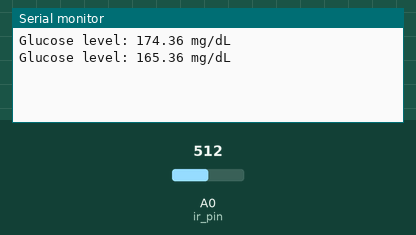
This sketch was run on a simulated Arduino Uno, built with avr-gcc and run on an emulated ATmega328P. On the bench: the last lines printed to the serial monitor. Inputs (shaded band) come from the test bench; at power-on: A0 (ir_pin) = 512. Random numbers use the default seed unless the sketch sets one.

Above: at 5.8 s.
5.9 s: A0 (ir_pin) set to 0
At 10.6 s:
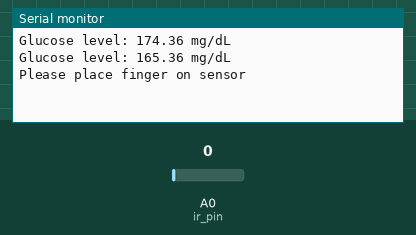
16.5 s: A0 (ir_pin) set to 80
At 20.7 s:
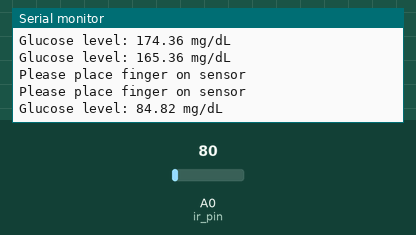
Timing chart, 0 to 22.2 s (numbered marks = the images above; inputs shaded):
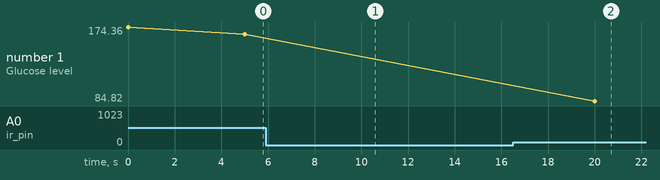

The sketch:

Non_Invasive_Glucometer.ino
```cpp
// define IR sensor pin and glucose level range
const int ir_pin = A0;
const int glucose_min = 0;
const int glucose_max = 1023;
const float glucose_min_val = 70.0;
const float glucose_max_val = 400.0;

// define variables for storing sensor readings and glucose level
float sensorValue;
float outputValue;
float glucose_level;

void setup() {
  Serial.begin(9600); // initialize serial communication
}

void loop() {
  // read sensor value
  sensorValue = analogRead(ir_pin);

  // check if finger is in contact with sensor
  if (sensorValue > glucose_min && sensorValue < glucose_max) {
    // map sensor value to glucose level
    outputValue = map(sensorValue, glucose_min, glucose_max, glucose_min_val, glucose_max_val);
    // use quadratic equation to calculate glucose level
    glucose_level = (0.000009)*(sensorValue)*(sensorValue)+(0.1788)*(sensorValue) +75.454;
    // add random noise to glucose level
    glucose_level += random(-5, 6);
    // print glucose level to serial monitor
    Serial.print("Glucose level: ");
    Serial.print(glucose_level);
    Serial.println(" mg/dL");
  }
  // if finger is not detected, print message to serial monitor
  else {
    Serial.println("Please place finger on sensor");
  }

  // delay before taking next reading
  delay(5000);
}
```

Measured:
- after the input at 5.9 s, the serial monitor: prints a new line after 4.1 s (image 1)
- after the input at 16.5 s, the serial monitor: prints a new line after 3.5 s (image 2)
- plotted number 1: 165.36 → 90.82 after the input at 16.5 s
